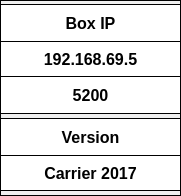
     <widget class="QFrame" name="frame_box_eth">
      <property name="geometry">
       <rect>
        <x>20</x>
        <y>10</y>
        <width>181</width>
        <height>196</height>
       </rect>
      </property>
      <property name="frameShape">
       <enum>QFrame::Box</enum>
      </property>
      <property name="frameShadow">
       <enum>QFrame::Plain</enum>
      </property>
      <widget class="QLabel" name="level_14">
       <property name="geometry">
        <rect>
         <x>0</x>
         <y>40</y>
         <width>181</width>
         <height>38</height>
        </rect>
       </property>
       <property name="font">
        <font>
         <pointsize>12</pointsize>
         <weight>75</weight>
         <bold>true</bold>
        </font>
       </property>
       <property name="styleSheet">
        <string notr="true">background-color: rgb(255, 255, 255);</string>
       </property>
       <property name="frameShape">
        <enum>QFrame::Box</enum>
       </property>
       <property name="text">
        <string>192.168.69.5</string>
       </property>
       <property name="alignment">
        <set>Qt::AlignCenter</set>
       </property>
      </widget>
      <widget class="QLabel" name="level_15">
       <property name="geometry">
        <rect>
         <x>0</x>
         <y>4</y>
         <width>181</width>
         <height>38</height>
        </rect>
       </property>
       <property name="font">
        <font>
         <pointsize>12</pointsize>
         <weight>75</weight>
         <bold>true</bold>
        </font>
       </property>
       <property name="styleSheet">
        <string notr="true">background-color: rgb(255, 255, 255);</string>
       </property>
       <property name="frameShape">
        <enum>QFrame::Box</enum>
       </property>
       <property name="text">
        <string>Box IP</string>
       </property>
       <property name="alignment">
        <set>Qt::AlignCenter</set>
       </property>
      </widget>
      <widget class="QLabel" name="level_17">
       <property name="geometry">
        <rect>
         <x>0</x>
         <y>118</y>
         <width>181</width>
         <height>38</height>
        </rect>
       </property>
       <property name="font">
        <font>
         <pointsize>12</pointsize>
         <weight>75</weight>
         <bold>true</bold>
        </font>
       </property>
       <property name="styleSheet">
        <string notr="true">background-color: rgb(255, 255, 255);</string>
       </property>
       <property name="frameShape">
        <enum>QFrame::Box</enum>
       </property>
       <property name="text">
        <string>Version</string>
       </property>
       <property name="alignment">
        <set>Qt::AlignCenter</set>
       </property>
      </widget>
      <widget class="QLabel" name="level_18">
       <property name="geometry">
        <rect>
         <x>0</x>
         <y>155</y>
         <width>181</width>
         <height>36</height>
        </rect>
       </property>
       <property name="font">
        <font>
         <pointsize>12</pointsize>
         <weight>75</weight>
         <bold>true</bold>
        </font>
       </property>
       <property name="styleSheet">
        <string notr="true">background-color: rgb(255, 255, 255);</string>
       </property>
       <property name="frameShape">
        <enum>QFrame::Box</enum>
       </property>
       <property name="text">
        <string>Carrier 2017</string>
       </property>
       <property name="alignment">
        <set>Qt::AlignCenter</set>
       </property>
      </widget>
      <widget class="QLabel" name="level_22">
       <property name="geometry">
        <rect>
         <x>0</x>
         <y>76</y>
         <width>181</width>
         <height>38</height>
        </rect>
       </property>
       <property name="font">
        <font>
         <pointsize>12</pointsize>
         <weight>75</weight>
         <bold>true</bold>
        </font>
       </property>
       <property name="styleSheet">
        <string notr="true">background-color: rgb(255, 255, 255);</string>
       </property>
       <property name="frameShape">
        <enum>QFrame::Box</enum>
       </property>
       <property name="text">
        <string>5200</string>
       </property>
       <property name="alignment">
        <set>Qt::AlignCenter</set>
       </property>
      </widget>
     </widget>
